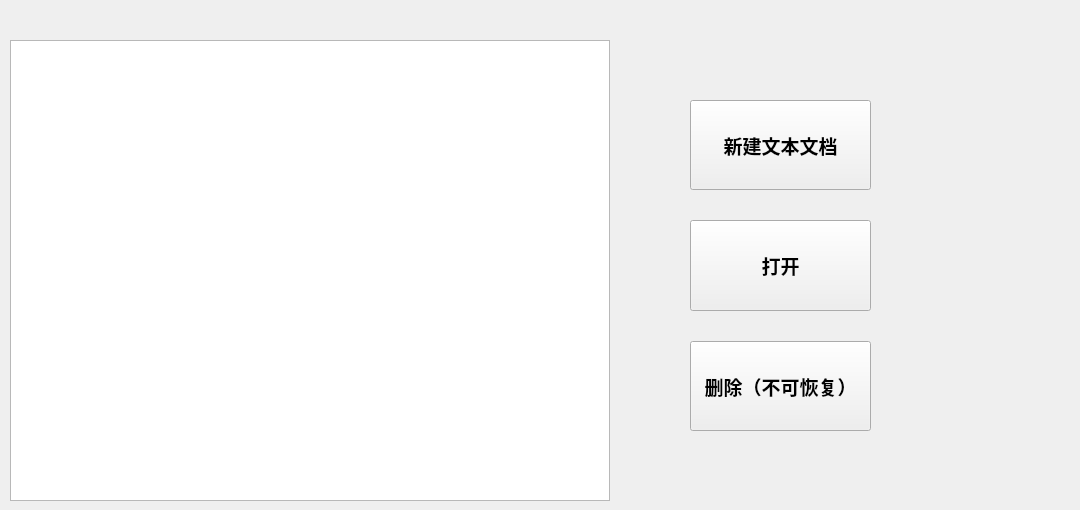
      <widget class="QWidget" name="prog_1">
       <widget class="QTableView" name="progTableView">
        <property name="geometry">
         <rect>
          <x>10</x>
          <y>40</y>
          <width>600</width>
          <height>461</height>
         </rect>
        </property>
        <property name="sizePolicy">
         <sizepolicy hsizetype="Fixed" vsizetype="Expanding">
          <horstretch>0</horstretch>
          <verstretch>0</verstretch>
         </sizepolicy>
        </property>
        <property name="font">
         <font>
          <family>Ubuntu Mono</family>
          <pointsize>18</pointsize>
          <weight>75</weight>
          <bold>true</bold>
         </font>
        </property>
        <property name="autoScroll">
         <bool>false</bool>
        </property>
        <property name="selectionMode">
         <enum>QAbstractItemView::SingleSelection</enum>
        </property>
        <property name="selectionBehavior">
         <enum>QAbstractItemView::SelectRows</enum>
        </property>
       </widget>
       <widget class="QWidget" name="layoutWidget6">
        <property name="geometry">
         <rect>
          <x>690</x>
          <y>100</y>
          <width>181</width>
          <height>331</height>
         </rect>
        </property>
        <layout class="QVBoxLayout" name="progButtonLayout">
         <property name="spacing">
          <number>30</number>
         </property>
         <item>
          <widget class="QPushButton" name="progButton_1">
           <property name="sizePolicy">
            <sizepolicy hsizetype="Expanding" vsizetype="Expanding">
             <horstretch>0</horstretch>
             <verstretch>0</verstretch>
            </sizepolicy>
           </property>
           <property name="font">
            <font>
             <family>Ubuntu Mono</family>
             <pointsize>14</pointsize>
             <weight>75</weight>
             <bold>true</bold>
            </font>
           </property>
           <property name="styleSheet">
            <string notr="true"/>
           </property>
           <property name="text">
            <string>新建文本文档</string>
           </property>
          </widget>
         </item>
         <item>
          <widget class="QPushButton" name="progButton_2">
           <property name="sizePolicy">
            <sizepolicy hsizetype="Expanding" vsizetype="Expanding">
             <horstretch>0</horstretch>
             <verstretch>0</verstretch>
            </sizepolicy>
           </property>
           <property name="font">
            <font>
             <family>Ubuntu Mono</family>
             <pointsize>14</pointsize>
             <weight>75</weight>
             <bold>true</bold>
            </font>
           </property>
           <property name="styleSheet">
            <string notr="true"/>
           </property>
           <property name="text">
            <string>打开</string>
           </property>
          </widget>
         </item>
         <item>
          <widget class="QPushButton" name="progButton_3">
           <property name="sizePolicy">
            <sizepolicy hsizetype="Expanding" vsizetype="Expanding">
             <horstretch>0</horstretch>
             <verstretch>0</verstretch>
            </sizepolicy>
           </property>
           <property name="font">
            <font>
             <family>Ubuntu Mono</family>
             <pointsize>14</pointsize>
             <weight>75</weight>
             <bold>true</bold>
            </font>
           </property>
           <property name="styleSheet">
            <string notr="true"/>
           </property>
           <property name="text">
            <string>删除（不可恢复）</string>
           </property>
          </widget>
         </item>
        </layout>
       </widget>
       <widget class="QPushButton" name="scrolldown_7">
        <property name="geometry">
         <rect>
          <x>610</x>
          <y>410</y>
          <width>80</width>
          <height>80</height>
         </rect>
        </property>
        <property name="sizePolicy">
         <sizepolicy hsizetype="Minimum" vsizetype="Expanding">
          <horstretch>0</horstretch>
          <verstretch>0</verstretch>
         </sizepolicy>
        </property>
        <property name="focusPolicy">
         <enum>Qt::NoFocus</enum>
        </property>
        <property name="styleSheet">
         <string notr="true">border:none;background-color:transparent;</string>
        </property>
        <property name="icon">
         <iconset resource="images.qrc">
          <normaloff>:/images/arrowdown.png</normaloff>:/images/arrowdown.png</iconset>
        </property>
        <property name="iconSize">
         <size>
          <width>75</width>
          <height>75</height>
         </size>
        </property>
       </widget>
       <widget class="QPushButton" name="scrollup_7">
        <property name="geometry">
         <rect>
          <x>610</x>
          <y>40</y>
          <width>80</width>
          <height>80</height>
         </rect>
        </property>
        <property name="sizePolicy">
         <sizepolicy hsizetype="Minimum" vsizetype="Expanding">
          <horstretch>0</horstretch>
          <verstretch>0</verstretch>
         </sizepolicy>
        </property>
        <property name="focusPolicy">
         <enum>Qt::NoFocus</enum>
        </property>
        <property name="styleSheet">
         <string notr="true">border:none;background-color:transparent;</string>
        </property>
        <property name="icon">
         <iconset resource="images.qrc">
          <normaloff>:/images/arrowup.png</normaloff>:/images/arrowup.png</iconset>
        </property>
        <property name="iconSize">
         <size>
          <width>75</width>
          <height>75</height>
         </size>
        </property>
       </widget>
       <widget class="QLabel" name="projNotice_2">
        <property name="geometry">
         <rect>
          <x>780</x>
          <y>60</y>
          <width>291</width>
          <height>61</height>
         </rect>
        </property>
        <property name="font">
         <font>
          <family>Ubuntu Mono</family>
          <pointsize>16</pointsize>
          <weight>75</weight>
          <bold>true</bold>
         </font>
        </property>
        <property name="styleSheet">
         <string notr="true">color: &quot;red&quot;;</string>
        </property>
        <property name="text">
         <string/>
        </property>
       </widget>
      </widget>
